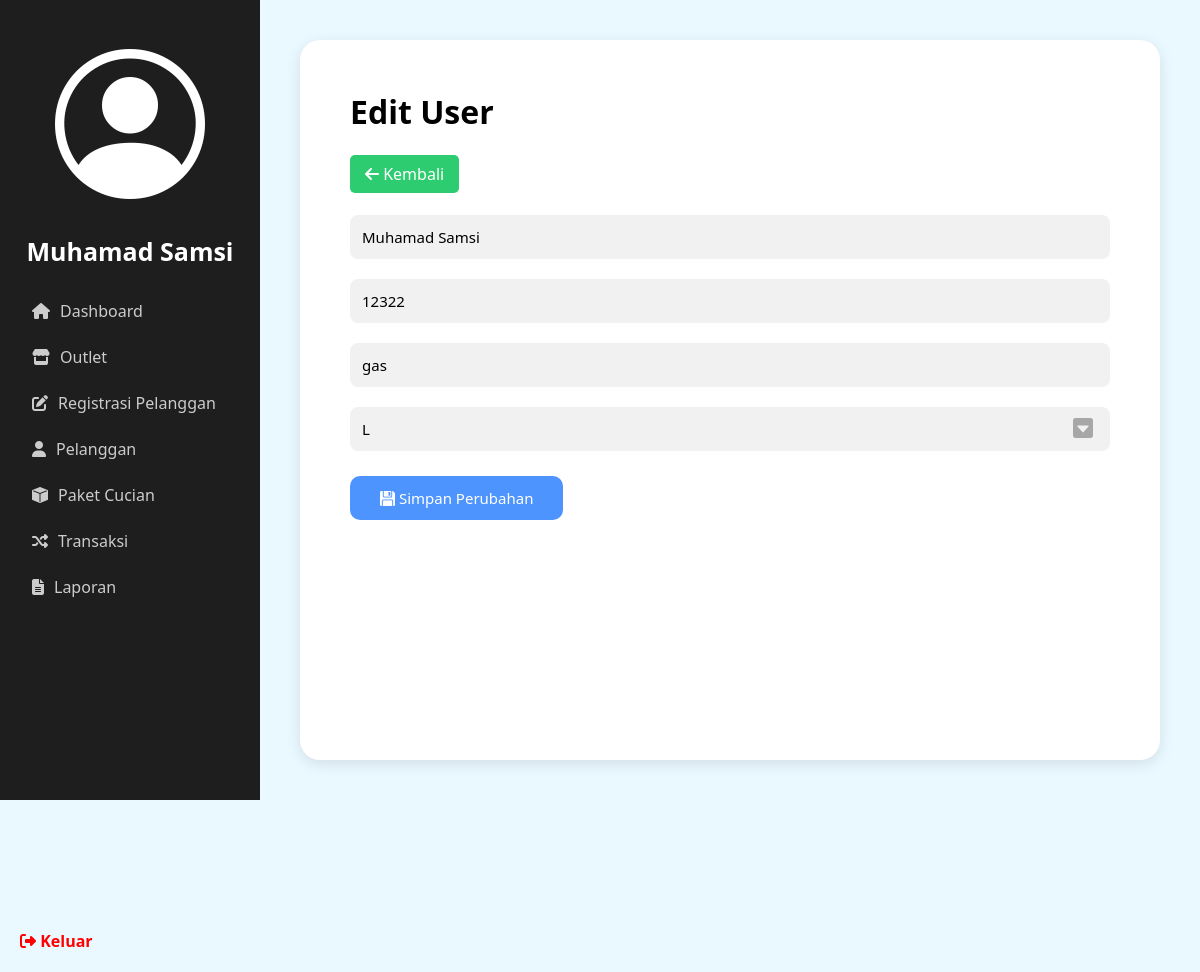
The app's page /admin/edit_pelanggan.php?id=4 (signed in) with its own data.
### tables this page shows
CREATE TABLE `tb_member` (
  `id` int(11) NOT NULL,
  `nama` varchar(100) DEFAULT NULL,
  `alamat` text DEFAULT NULL,
  `jenis_kelamin` enum('L','P') DEFAULT NULL,
  `tlp` varchar(15) DEFAULT NULL
);

### admin/edit_pelanggan.php (the view, shortened to what this page needs)
<?php
include '../database/koneksi.php';
$id = $_GET['id'] ?? null;
$query = "SELECT * FROM tb_member WHERE id = '$id'";
$result = $koneksi->query($query);
$data = $result->fetch_assoc();
$namaUser = htmlspecialchars($_SESSION["nama"]);
?>
<!DOCTYPE html>
<html lang="id">
<head>
    <link rel="stylesheet" href="../style/style.css">
    <link rel="stylesheet" href="https://cdnjs.cloudflare.com/ajax/libs/font-awesome/6.4.0/css/all.min.css">
    <link rel="stylesheet" href="https://cdn.jsdelivr.net/npm/bootstrap-icons@1.11.3/font/bootstrap-icons.min.css">
</head>
<body>
<div class="container">
    <div class="sidebar">
        <div class="profile">
            <a href="user.php" style="color: inherit; text-decoration: none;">
                <div class="avatar"><i class="bi bi-person-circle"></i></div>
            </a>
            <h3><?= $namaUser ?></h3>
        </div>
        <ul class="menu">
            <a href="dashboard.php"><li><i class="fa fa-home"></i> Dashboard</li></a>
            <a href="outlet.php"><li><i class="fa fa-store"></i> Outlet</li></a>
            <a href="tambah_pelanggan.php"><li><i class="fa fa-edit"></i> Registrasi Pelanggan</li></a>
            <a href="pelanggan.php"><li><i class="fa fa-user"></i> Pelanggan</li></a>
            <a href="paket_cucian.php"><li><i class="bi bi-box-fill"></i> Paket Cucian</li></a>
            <a href="transaksi.php"><li><i class="fa fa-random"></i> Transaksi</li></a>
            <a href="laporan.php"><li><i class="fa fa-file-alt"></i> Laporan</li></a>
        </ul>
        <div class="logout">
            <a href="../index.php"><i class="fa fa-sign-out-alt"></i> Keluar</a>
        </div>
    </div>
    <div class="main-content">
        <div class="content-box">
            <div class="outlet-header">
                <h1>Edit User</h1>
                <a href="pelanggan.php" class="btn-kembali"><i class="fa fa-arrow-left"></i> Kembali</a>
            </div>
            <form action="proses_edit_pelanggan.php" method="post">
                <input type="text" name="nama" placeholder="Nama Lengkap" value="<?= htmlspecialchars($data['nama']) ?>" required>
                <input type="text" name="tlp" placeholder="No. hp" value="<?= htmlspecialchars($data['tlp']) ?>" required>
                <input type="text" name="alamat" placeholder="Alamat" value="<?= htmlspecialchars($data['alamat']) ?>" required>
                   <div class="custom-select">
                        <select name="jenis_kelamin" required>
                            <option value="L" <?= $data['jenis_kelamin'] === 'L' ? 'selected' : '' ?>>L</option>
                        </select>
                    </div>
                <button type="submit"><i class="bi bi-floppy-fill"></i> Simpan Perubahan</button>
            </form>
        </div>
    </div>
</div>
</body>
</html>

### style/style.css (style rules this page uses)
* { margin: 0; padding: 0; box-sizing: border-box; font-family: Arial, sans-serif; }
body, html { height: 100%; }
* { margin: 0; padding: 0; box-sizing: border-box; font-family: "Segoe UI", sans-serif; }
body { background-color: #eaf8ff; }
.container { display: flex; height: 100vh; }
.sidebar { width: 260px; background-color: #1e1e1e; color: white; display: flex; flex-direction: column; justify-content: space-between; }
.profile { text-align: center; padding: 20px 0; }
.avatar { font-size: 150px; border-radius: 50%; margin: 0 auto 10px auto; }
.profile h3 { font-weight: bold; font-size: 25px; }
.menu { list-style: none; padding: 0 20px; margin-bottom: 300px; }
.menu li { padding: 12px; cursor: pointer; display: flex; align-items: center; gap: 10px; color: #ccc; transition: background 0.3s; border-radius: 5px; }
.logout { padding: 20px; color: red; cursor: pointer; font-weight: bold; display: flex; align-items: center; gap: 10px; }
.main-content { flex: 1; padding: 40px; }
.content-box { background-color: white; overflow-y: auto; padding: 50px; border-radius: 20px; box-shadow: 0 4px 15px rgba(0, 0, 0, 0.1); height: 100%; max-height: 100vh; }
.content-box h1 { margin-bottom: 30px; }
.menu a { text-decoration: none; color: inherit; }
.logout a, .logout a:visited { text-decoration: none; color: inherit; }
.btn-kembali { text-decoration: none; background-color: #2ecc71; color: white; padding: 8px 15px; border-radius: 5px; margin-bottom: 20px; }
.outlet-header { margin-bottom: 20px; }
form input[type="text"] { width: 100%; padding: 12px; margin: 10px 0; border: none; border-radius: 8px; background-color: #f1f1f1; font-size: 15px; }
form button { margin-top: 15px; background-color: #4d94ff; color: white; padding: 12px 30px; border: none; border-radius: 10px; font-size: 15px; cursor: pointer; transition: background-color 0.3s ease; }
.custom-select { position: relative; width: 100%; }
.custom-select select { margin-top: 10px; margin-bottom: 10px; width: 100%; padding: 12px 40px 12px 12px; border: none; border-radius: 8px; background-color: #f1f1f1; font-size: 15px; appearance: none; -webkit-appearance: none; -moz-appearance: none; cursor: pointer; }
form select { width: 100%; padding: 12px; margin: 10px 0; border: none; border-radius: 8px; background-color: #f1f1f1; font-size: 15px; font-family: "Segoe UI", sans-serif; cursor: pointer; }
button { margin-top: 15px; background-color: #4d94ff; color: white; padding: 12px 30px; border: none; border-radius: 10px; font-size: 15px; cursor: pointer; transition: background-color 0.3s ease; }

### records on screen
tb_member: nama "Muhamad Samsi", tlp "12322", alamat "gas", jenis_kelamin "L"

### other values on screen
$namaUser "Muhamad Samsi"
